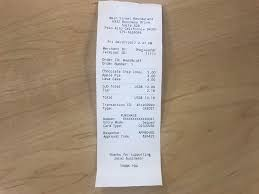
#> input picture paper.jpeg, 259 x 194 px
$ python -i Contour.py   (imports and definitions only)
#> lines starting #> are read from the running program, lines starting #| are printed output that depends on the picture; after the words box and inside, x2 and y2 are one past the last pixel; in counts of white or black regions, pixels touching at a corner belong together
#> further down, picture is the input picture: shape (194, 259, 3); mean B, G, R 125.1, 143, 160.5
import cv2
import numpy as np


def findContourProc(frame):
   # convert img to grey
   img_grey = cv2.cvtColor(frame, cv2.COLOR_BGR2GRAY)
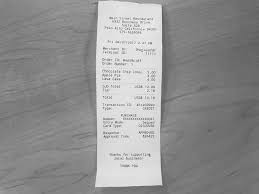
#> img_grey: shape (194, 259); min 93, max 252, mean 146.2
   # set a thresh
   thresh = 100
   # get threshold image
   ret, thresh_img = cv2.threshold(img_grey, thresh, 255, cv2.THRESH_BINARY)
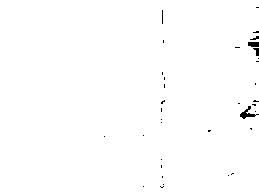
#> thresh_img: shape (194, 259); 99.4% white; 35 black regions (32 under 20 px)
#> ret = 100
   # find contours
   contours, hierarchy = cv2.findContours(thresh_img, cv2.RETR_TREE, cv2.CHAIN_APPROX_SIMPLE)
#> contours = 31 contours, 28 with area under 20; largest, box (x1, y1, x2, y2) and area: (0, 0, 259, 194) 49632, (239, 105, 257, 120) 108, (161, 9, 164, 25) 28
   # print(contours)
   max1 = max2 = 0
   temp2 =[]
   temp1 = []
   for i in range(len(contours)):
       area = cv2.contourArea(contours[i])
       if int(area) > max1:
           max2 = max1
           max1 = area
           temp2 = temp1
           temp1 = []
           temp1.append(contours[i])
#> this loop made 31 passes
#> (area, max2, max1) on pass 1: (49631.5, 0, 49631.5)
#> area on passes 21, 31: 108.5, 28
#> after the loop, max1 = 49631.5; max2 = 0; temp1 = 1 contour; box (x1, y1, x2, y2) and area: (0, 0, 259, 194) 49632; temp2 = []
   cv2.drawContours(frame, temp2, -1, (0, 255, 0), 3)
   cv2.imshow("Contour",frame)
   cv2.waitKey(100000)
   cv2.destroyAllWindows()

>>> import cv2
>>> picture = cv2.imread('paper.jpeg')
>>> result = findContourProc(picture)
